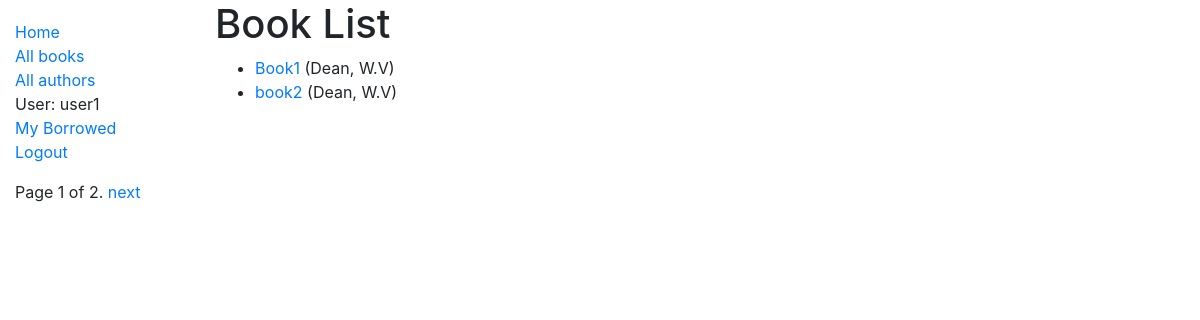
Screenshot of /catalog/books/ (signed in) with the database file from the repository.
### catalog/models.py (models this page shows, shortened)
class Book(models.Model):
    title = models.CharField(max_length=200)
    author = models.ForeignKey('Author', on_delete=models.SET_NULL, null=True)
    summary = models.TextField(max_length=1000, help_text='Enter a brief description of the book')
    isbn = models.CharField('ISBN', max_length=13, unique=True,
                            help_text='13 Character <a href="https://www.isbn-international.org/content/what-isbn">ISBN number</a>')
    genre = models.ManyToManyField(Genre, help_text='Select a genre for this book')
    language = models.ForeignKey('Language', on_delete=models.SET_NULL, null=True)
    def get_absolute_url(self):
        return reverse('book-detail', args=[str(self.id)])
    def display_genre(self):
        """Create a string for the Genre. This is required to display genre in Admin."""
        return ', '.join(genre.name for genre in self.genre.all()[:3])
    display_genre.short_description = 'Genre'

class Author(models.Model):
    first_name = models.CharField(max_length=100)
    last_name = models.CharField(max_length=100)
    date_of_birth = models.DateField(null=True, blank=True)
    date_of_death = models.DateField('Died', null=True, blank=True)
    class Meta:
        ordering = ['last_name', 'first_name']
    def __str__(self):
        return f'{self.last_name}, {self.first_name}'

### catalog/views.py (the view)
# urls.py: path('books/', views.BookListView.as_view(), name='books'),
class BookListView(LoginRequiredMixin, generic.ListView):
    login_url = '/accounts/login/'
    model = Book
    template_name = 'book_list.html'
    paginate_by = 2
    def get_queryset(self):
        return Book.objects.all()
    def get_context_data(self, **kwargs):
        context = super(BookListView, self).get_context_data(**kwargs)
        context['some_data'] = 'This is just some data'
        return context

### catalog/templates/book_list.html
{% extends "base_generic.html" %}
{% block content %}
  <h1>Book List</h1>
  {% if book_list %}
  <ul>
    {% for book in book_list %}
      <li>
        <a href="{{ book.get_absolute_url }}">{{ book.title }}</a> ({{book.author}})
      </li>
    {% endfor %}
  </ul>
  {% else %}
    <p>There are no books in the library.</p>
  {% endif %}
{% endblock %}

### catalog/templates/base_generic.html (shortened to what this page needs)
<!DOCTYPE html>
<html lang="en">
<head>
    <link rel="stylesheet" href="https://cdn.jsdelivr.net/npm/bootstrap@4.5.3/dist/css/bootstrap.min.css"
>
    {% load static %}
    <link rel="stylesheet" href="{% static 'css/styles.css' %}">
</head>
<body>
<div class="container-fluid">
    <div class="row">
        <div class="col-sm-2">
            {% block sidebar %}
                <ul class="sidebar-nav">
                    <li><a href="{% url 'index' %}">Home</a></li>
                    <li><a href="{% url 'books' %}">All books</a></li>
                    <li><a href="{% url 'authors' %}">All authors</a></li>
                    {% if user.is_authenticated %}
                        <li>User: {{ user.get_username }}</li>
                        <li><a href="{% url 'my-borrowed' %}">My Borrowed</a></li>
                        <li><a href="{% url 'logout' %}?next={{ request.path }}">Logout</a></li>
                    {% else %}
                        <li><a href="{% url 'login' %}?next={{ request.path }}">Login</a></li>
                    {% endif %}
                </ul>
            {% endblock %}
            {% block pagination %}
                {% if is_paginated %}
                    <div class="pagination">
            <span class="page-links">
                <span class="page-current">
                    Page {{ page_obj.number }} of {{ page_obj.paginator.num_pages }}.
                </span>
                {% if page_obj.has_next %}
                    <a href="{{ request.path }}?page={{ page_obj.next_page_number }}">next</a>
                {% endif %}
            </span>
                    </div>
                {% endif %}
            {% endblock %}
        </div>
        <div class="col-sm-10 ">{% block content %}{% endblock %}</div>
    </div>
</div>
</body>
</html>

### catalog/static/css/styles.css (style rules this page uses)
.sidebar-nav { margin-top: 20px; padding: 0; list-style: none; }

### rows the page displays
Book: title "Book1", author "Dean, W.V"
Book: title "book2", author "Dean, W.V"

### other values shown
{{ user.get_username }} "user1"
{{ page_obj.number }} "1"
{{ page_obj.paginator.num_pages }} "2"
